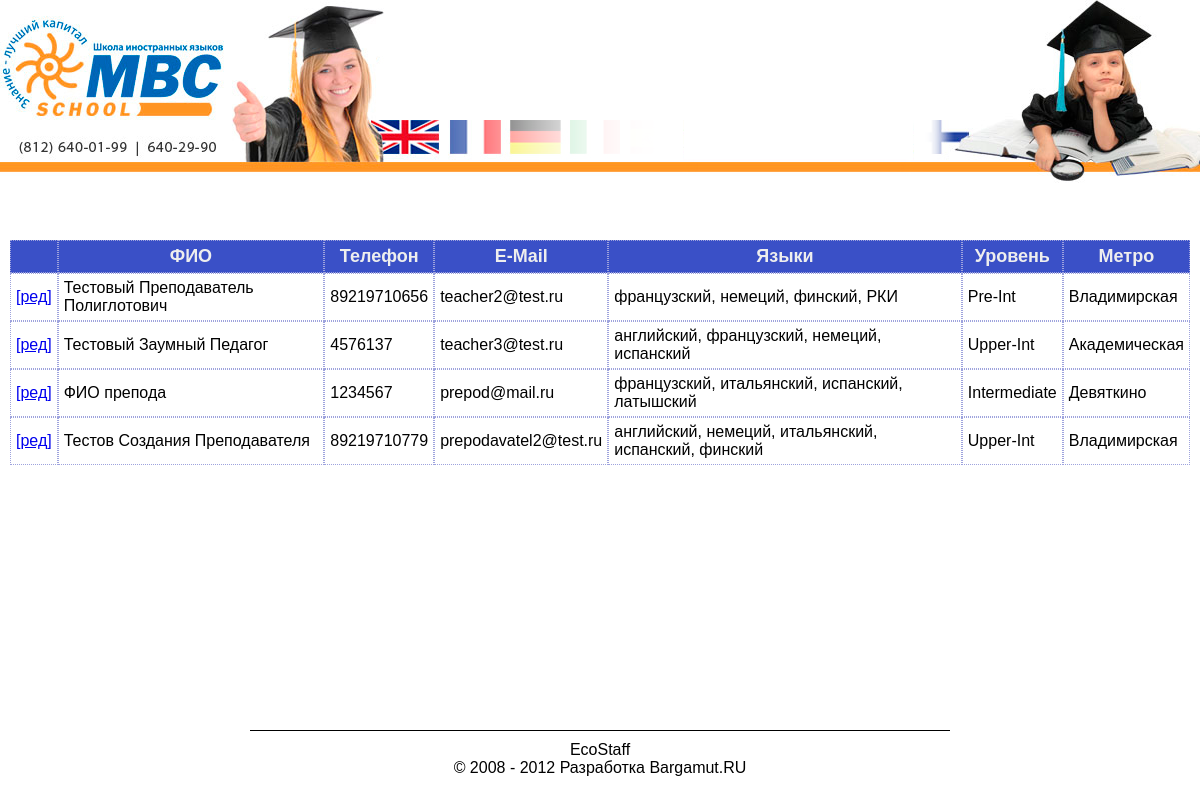
Before: /report/teachers.php with the older database file.
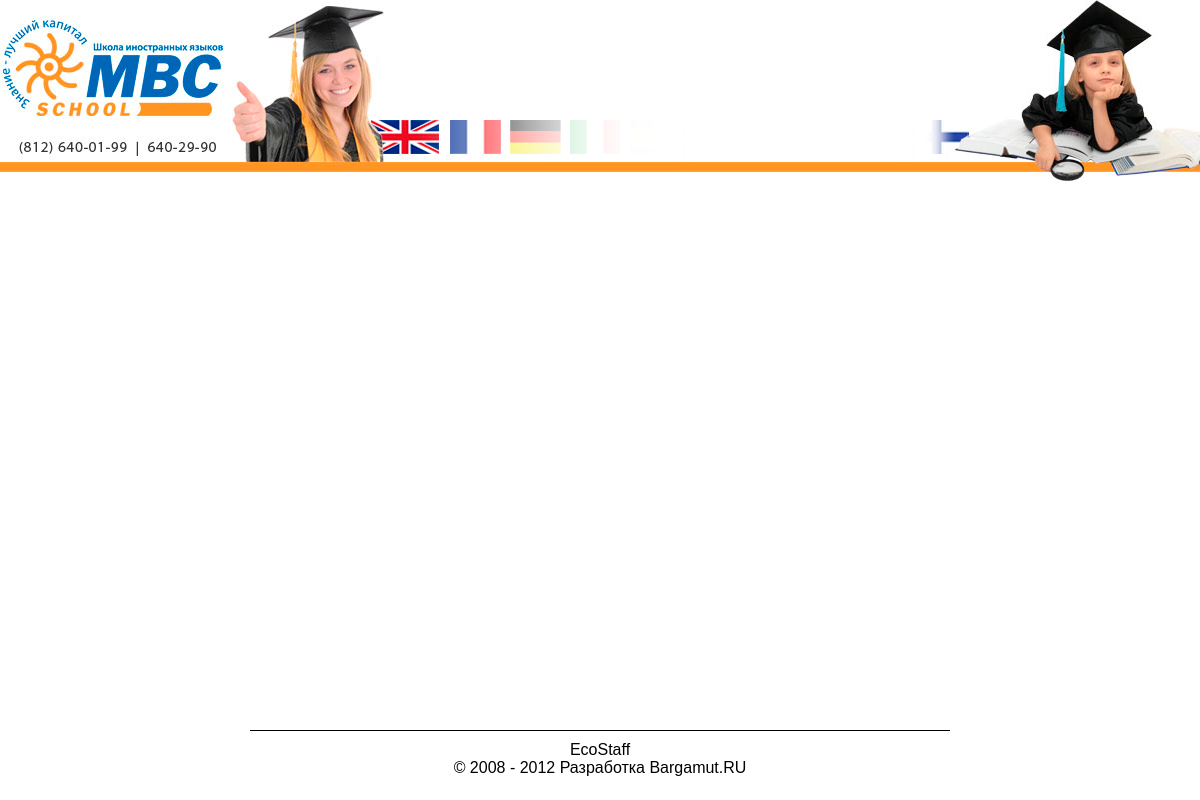
After: the same page with the newer database file.
### tables this page shows
CREATE TABLE IF NOT EXISTS `teachers` (
  `id` int(11) NOT NULL AUTO_INCREMENT COMMENT 'ID преподавателя',
  `fio` char(50) NOT NULL COMMENT 'ФИО преподавателя',
  `phone` char(14) NOT NULL COMMENT 'Телефона преподавателя',
  `email` char(50) NOT NULL COMMENT 'E-Mail преподавателя',
  `languages` char(50) NOT NULL COMMENT 'Массив ID языков преподавателя',
  `grade` int(11) NOT NULL COMMENT 'ID уровня преподавателя',
  `metro` int(11) NOT NULL COMMENT 'ID станции метро',
  PRIMARY KEY (`id`)
);

CREATE TABLE IF NOT EXISTS `teachers_grades` (
  `id` int(11) NOT NULL AUTO_INCREMENT COMMENT 'ID уровня преподавателя',
  `name` char(50) NOT NULL COMMENT 'Название уровня преподавания',
  PRIMARY KEY (`id`)
);

CREATE TABLE IF NOT EXISTS `stations` (
  `id` int(11) NOT NULL AUTO_INCREMENT COMMENT 'ID станции метро',
  `name` char(50) NOT NULL COMMENT 'Название станции метро',
  PRIMARY KEY (`id`)
);

### eng/api/api.database.php (called while the page is built, shortened)
<?php
class Database {
    function db_query() {
        $args = func_get_args();
        if (func_num_args() >= 1) {
            $q = array_shift($args);
            $r = mysql_query($q) or die(mysql_error());
            $r = $this->db_make_result($r, $q);
            if (!isset($r[0])) { $r = [$r]; }
        } else {
            $r = 'Нет нужных данных!';
        }
        return $r;
    }
    private function db_make_result($r, $q) {
        $result = array();
        if (preg_match('/^SELECT/i', $q)) {
            if (mysql_num_rows($r) == 1) {
                return mysql_fetch_assoc($r);
            } else {
                while ($row = mysql_fetch_assoc($r)) {
                    $result[] = $row;
                }
                return $result;
            }
        } else {
            return $r;
        }
    }
}
?>

### report/teachers.php (the view, shortened to what this page needs)
<?php include('../top.php');?>
<!DOCTYPE html>
<html>
<head>
    <link rel="stylesheet" type="text/css" href="../css/default.css" />
    <link rel="stylesheet" type="text/css" href="../css/teachers.css" />
    <link rel="stylesheet" type="text/css" href="../css/auth.css" />
    <link rel="stylesheet" type="text/css" href="../css/main.css" />
</head>
<body>
<div class="main ">
    <div class="header">
        <?=SITE_LOGO?>
    </div>
    <div class="usertab">
    </div>
    <div class="content">
        <?php
        function arrayAttr($mainarr, $needle) {
            $arr = array();
            $needle = explode(',', $needle);
            foreach ($mainarr as $kl => $vl) {
                foreach ($needle as $kvl => $vvl) {
                    if ($vl['id'] == $vvl) {
                        $arr[] = $vl['name'];
                    }
                }
            }
            return implode(', ', $arr);
        }
        $teachers       = $DB->db_query('SELECT * FROM teachers ORDER BY `id`');
        $languages      = $DB->db_query('SELECT * FROM languages ORDER BY `id`');
        $t_grades       = $DB->db_query('SELECT * FROM teachers_grades ORDER BY `id`');
        $stations       = $DB->db_query('SELECT * FROM stations ORDER BY `id`');
        unset($teachers[0]);
        $teachers = array_values($teachers);
        $t_result = '<table border="0" cellspadding="0" cellspacing="0">';
        foreach ($teachers as $k => $v) {
            if ($k == 0) {
                $t_result .= '<tr class="caption">'.
                    '<td></td>'.
                    '<td>ФИО</td>'.
                    '<td>Телефон</td>'.
                    '<td>E-Mail</td>'.
                    '<td>Языки</td>'.
                    '<td>Уровень</td>'.
                    '<td>Метро</td>'.
                    '</tr>';
            }
            $langs = arrayAttr($languages, $v['languages']);
            $t_result .= '<tr>'.
                '<td><a href="/staff/?s='.$v['id'].'&m=t">[ред]</a></td>'.
                '<td>'.$v['fio'].'</td>'.
                '<td>'.$v['phone'].'</td>'.
                '<td>'.$v['email'].'</td>'.
                '<td>'.$langs.'</td>'.
                '<td>'.$t_grades[$v['grade'] - 1]['name'].'</td>'.
                '<td>'.$stations[$v['metro'] - 1]['name'].'</td>'.
                '</tr>';
        }
        $t_result .= '</table>';
        $main_tpl = file_get_contents(SITE_ROOT.'/tpl/reports/teachPage.html');
        $main_tpl = str_replace('{teachers}', $t_result, $main_tpl);
        echo $main_tpl;
        ?>
    </div>
    <div class="push"></div>
</div>
<div class="footer">
    <hr />
    <?=CREDITS?>
    <?=DEVELOPERS?>
</div>
</body>
</html>

### css/default.css (style rules this page uses)
html, body { height: 100%; margin: 0px; padding: 0px; font-family: Tahoma, Arial; }
hr { color: #000; background-color: #000; border: 0px none; height: 1px; clear: both; margin: 0px; }
.main { min-height: 100%; height: auto !important; height: 100%; width: 100%; margin: 0px 0px -70px; }
.header { position: relative; height: 190px; background-image: url('/img/default/logo_bg.jpg'); margin-bottom: 5px; }
.logo1, .logo2 { border: 0px; }
.logo2 { float: right; }
.usertab { height: 30px; padding: 5px 10px; text-align: right; }
.content { padding: 5px 10px 15px; }
.footer, .push { height: 70px; width: 900px; margin: 0px auto; text-align: center; }
.footer hr { width: 700px; margin: 0 auto 10px; }

### css/teachers.css (style rules this page uses)
.teachers table { width: 100%; }
.teachers table tr td { padding: 5px; border: 1px #9EA3DD dotted; }
.teachers table tr.caption { text-align: center; font-size: 18px; font-weight: bold; background-color: #3A50C7; color: #EEE; }

Changed rows visible on the page:
removed teachers: shows "ФИО", fio "Тестовый Преподаватель Полиглотович", phone "89219710656", email "teacher2@test.ru", languages "французский, немеций, финский, РКИ", grade.name "Pre-Int", metro.name "Владимирская"
removed teachers: fio "Тестовый Заумный Педагог", phone "4576137", email "teacher3@test.ru", languages "английский, французский, немеций, испанский", grade.name "Upper-Int", metro.name "Академическая"
removed teachers: fio "ФИО препода", phone "1234567", email "prepod@mail.ru", languages "французский, итальянский, испанский, латышский", grade.name "Intermediate", metro.name "Девяткино"
removed teachers: fio "Тестов Создания Преподавателя", phone "89219710779", email "prepodavatel2@test.ru", languages "английский, немеций, итальянский, испанский, финский", grade.name "Upper-Int", metro.name "Владимирская"
